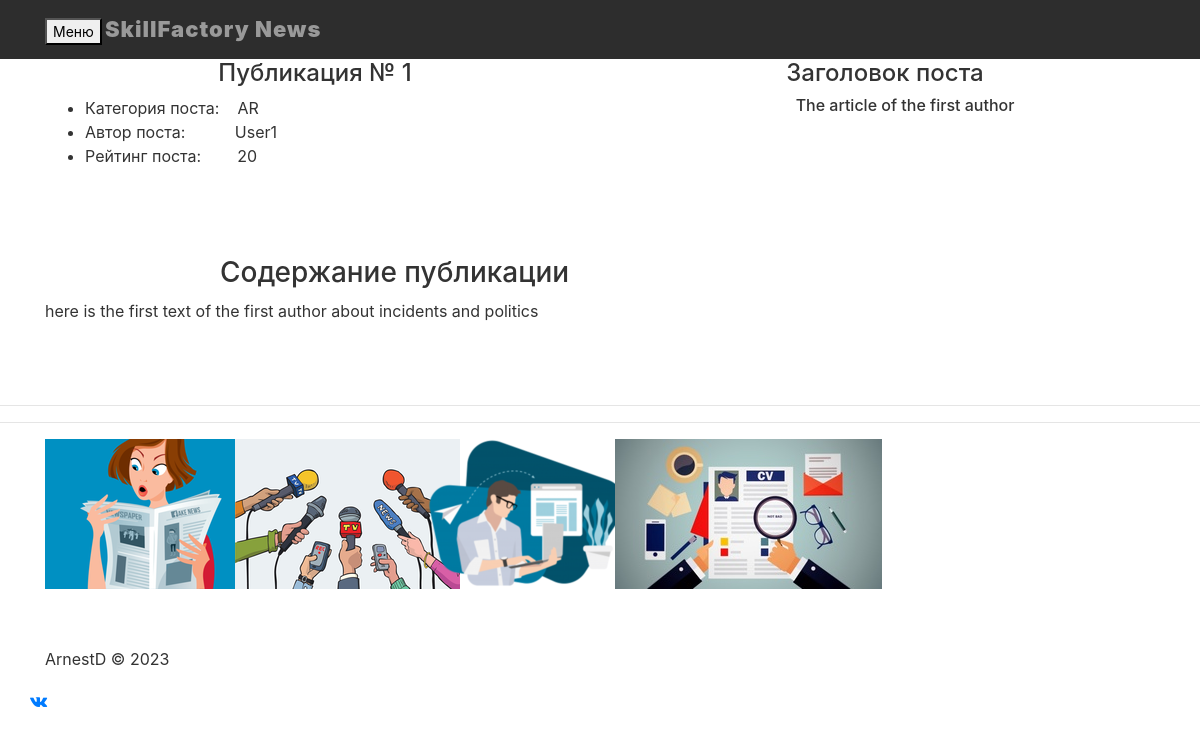
The app's page /post/1/ with its own data.
### news/models.py (models this page shows, shortened)
class Post(models.Model):
    author = models.ForeignKey(Author, on_delete=models.CASCADE)
    categoryType = models.CharField(max_length=20, choices=CATEGORY_CHOISES, default=ARTICLE)
    dataCreations = models.DateTimeField(auto_now_add=True)
    postCategory = models.ManyToManyField(Category, through='PostCategory')
    title = models.CharField(max_length=128)
    text = models.TextField()
    rating = models.SmallIntegerField(default=0)

class Author(models.Model):
    authorUser = models.OneToOneField(User, on_delete=models.CASCADE)
    ratingAuthor = models.SmallIntegerField(default=0)
    def __str__(self):
        return f"{self.authorUser}"

### news/views.py (the view)
# urls.py: path('post/<int:pk>/', PostDetail.as_view()),
class PostDetail(View):
    def get(self, request, pk):
        ps = Post.objects.get(id=pk)
        return render(request, "news/posts.html", {'ps':ps})

### news/templates/news/posts.html (shortened to what this page needs)
{% extends 'news/default.html' %}
{% load custom_filters %}
{% load static %}
{% block MyCss %}
<link rel="stylesheet" href="{% static 'css/base.css' %}">
<link rel="stylesheet" href="{% static 'css/bootstrap.min.css' %}">
<link rel="stylesheet" href="{% static 'css/font-awesome.min.css' %}">
{% endblock %}
{% block MyContent %}
<div class="navbar navbar-inverse navbar-fixed-top">
    <div class="container">
      <div class="navbar-header">
         <button type="button" class="navbar-toggle" data-toggle="collapse" data-target="#collapseMenu">
          <span class="icon-bar">Меню</span>
        </button>
        <a class="navbar-brand" href="http://127.0.0.1:8000/">SkillFactory News</a>
      </div>
    </div>
</div>
  <div class="container wb">
    <div class="row centered">
      <br><br>
      <div class="col-lg-6">
        <h4>Публикация № {{ ps.pk }}</h4>
          <ul>
              <li align="left">Категория поста:&nbsp;&nbsp;&nbsp;&nbsp;{{ ps.categoryType }}</li>
              <li align="left">Автор поста:&nbsp;&nbsp;&nbsp;&nbsp;&nbsp;&nbsp;&nbsp;&nbsp;&nbsp;&nbsp;&nbsp;{{ ps.author }}</li>
              <li align="left">Рейтинг поста:&nbsp;&nbsp;&nbsp;&nbsp;&nbsp;&nbsp;&nbsp;&nbsp;{{ ps.rating }}</li>
          </ul>
        <p><br><br></p>
      </div>
      <div class="col-lg-6">
        <h4>Заголовок поста</h4>
          <ul>
              <h6>{{ ps.title|currency_AD }}</h6>
          </ul>
        <p><br><br></p>
      </div>
      <div class="col-lg-2"></div>
      <h3>Содержание публикации</h3>
      <div class="col-lg-10 col-lg-offset-1" >
        <p>{{ ps.text|currency_AD }}</p>
      </div>
    </div>
  </div>
<br><br>
<hr />
  <hr />
  <div id="lg">
    <div class="container">
      <div class="row centered">
        <div class="col-lg-2 col-lg-offset-1">
          <img src=" {% static 'img/c01.png' %}" alt="">
        </div>
        <div class="col-lg-2">
          <img src=" {% static 'img/c02.png' %}" alt="">
        </div>
        <div class="col-lg-2">
          <img src=" {% static 'img/c03.png' %}" alt="">
        </div>
        <div class="col-lg-2">
          <img src=" {% static 'img/c04.jpg' %}" alt="">
        </div>
      </div>
    </div>
  </div>
    <br><br>
  <div id="r">
    <div class="container">
      <div class="row centered">
        <div class="col-lg-8 col-lg-offset-2">
          <p> ArnestD © 2023</p>
        </div>
      </div>
    </div>
  </div>
  <div id="f">
    <div class="container">
      <div class="row centered">
          <a href="https://vk.com/dark_elf_arnest"><i class="fa fa-vk"></i></a>
      </div>
    </div>
  </div>
{% endblock %}

### static/css/base.css (style rules this page uses)
body { background-color: #f2f2f2; font-family: 'Lato', sans-serif; font-weight: 300; font-size: 16px; color: #555; -webkit-font-smoothing: antialiased; -webkit-overflow-scrolling: touch; margin-top: 70px; }
h1, h2, h3, h4, h5, h6 { font-family: 'Raleway', sans-serif; font-weight: 300; color: #333; }
p { text-align: justify; line-height: 28px; margin-bottom: 25px; }
.centered { text-align: center; }
a { color: #f85c37; }
hr { display: block; height: 5px; border: 0; border-top: 1px solid #ccc; margin: 1em 0; padding: 0; }
.navbar { font-weight: 800; font-size: 14px; padding-top: 15px; padding-bottom: 15px; }
.navbar-inverse { background: #2d2d2d; border-color: #2d2d2d; }
.navbar-inverse .navbar-brand { color: #999; font-weight: bolder; font-size: 22px; letter-spacing: 1px; }
.row { color: #333; }
li { text-align: left; }

### records on screen
Post: pk "1", categoryType "AR", author "User1", rating "20", title "The article of the first author", text "here is the first text of the first author about incidents and politics"
